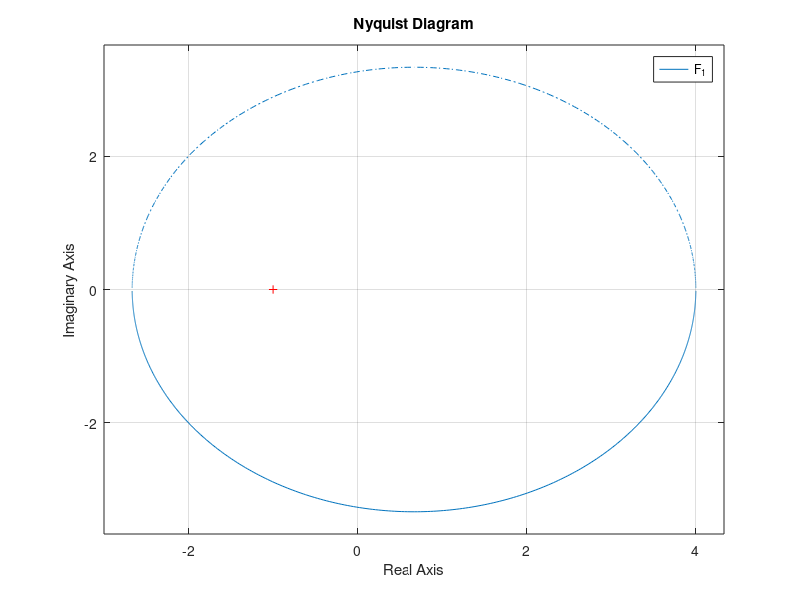
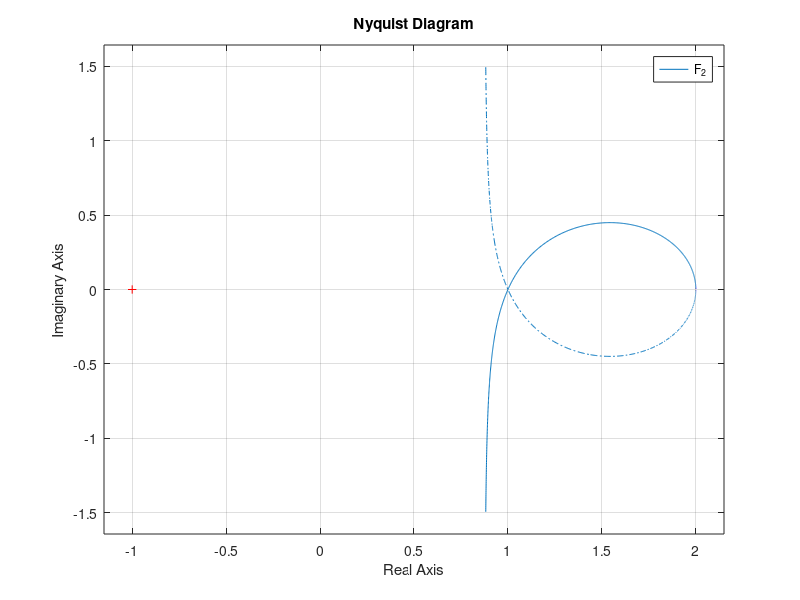
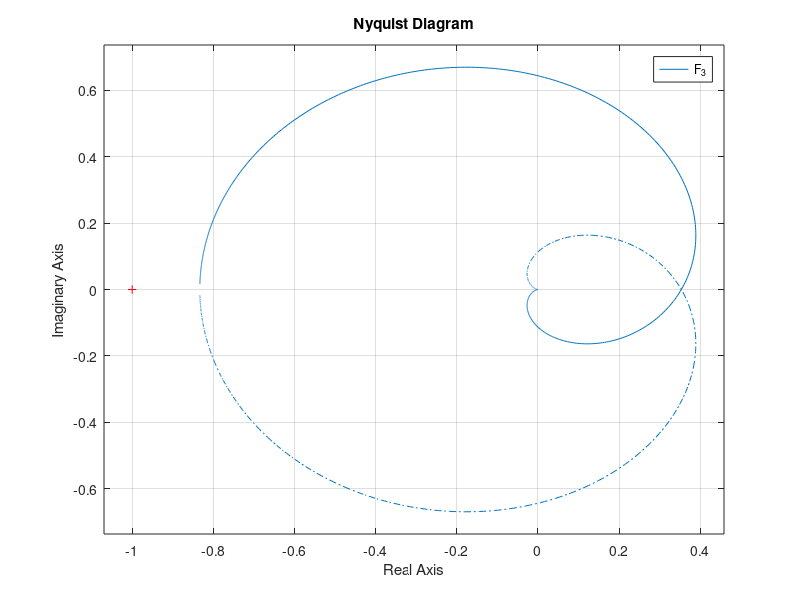
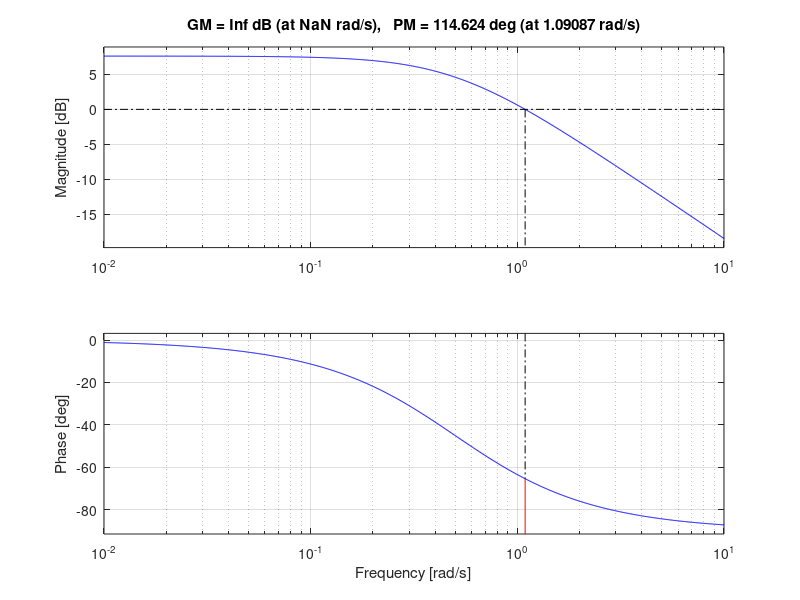

The MATLAB script that drew these images, in order: (Note: this script raises an error after producing the figures.)
%% Aufgabe 1

F_1 = tf([4, 8], [1, -3]);

figure(1);
nyquist(F_1);
grid on;

F_2 = tf([2, 4, 2], [1, 4, 0]);

figure(2);
nyquist(F_2);
grid on;

F_3 = tf([10, -20], [1, 12, 35, 24]);

figure(3);
nyquist(F_3);
grid on;

%% Aufgabe 4

%F_1=tf([0, 1.2],[1, 0.5]);
%bode(F_1);
%grid on;

%aus dem Skript:
s = tf('s');

TF_S = 1.2 / (s + 0.5);

[Gm, Pm, Wcg, Wcp] = margin(TF_S);

fprintf('Gain margin: %.3f\n', Gm);
fprintf('Phase margin: %.3f degrees\n', Pm);
fprintf('Phase-crossover frequency: %.3f rad/s\n', Wcg);
fprintf('Gain-crossover frequency: %.3f rad/s\n', Wcp);

figure(4);
margin(TF_S)

ax = findall(gcf, 'Type', 'axes');

for k = 1:length(ax)
    ax(k).XGrid = 'on';
    ax(k).YGrid = 'on';
    ax(k).XMinorGrid = 'on';
    ax(k).YMinorGrid = 'off';
    if contains(string(ax(k).YLabel.String), "Magnitude")
    yline(ax(k), 0, 'k-', 'LineWidth', 0.1, "LineStyle","-.");
    end
    ax(k).GridLineStyle = '-';
    ax(k).MinorGridLineStyle = '-';
    ax(k).GridLineWidth = 0.05;
    ax(k).MinorGridLineWidth = 0.05;
end

s = tf('s');

TF_0 = 59.57 / (s*(s + 0.5));

[Gm, Pm, Wcg, Wcp] = margin(TF_0);

fprintf('Gain margin: %.3f\n', Gm);
fprintf('Phase margin: %.3f degrees\n', Pm);
fprintf('Phase-crossover frequency: %.3f rad/s\n', Wcg);
fprintf('Gain-crossover frequency: %.3f rad/s\n', Wcp);

figure(5);
margin(TF_0)

ax = findall(gcf, 'Type', 'axes');

for k = 1:length(ax)
    ax(k).XGrid = 'on';
    ax(k).YGrid = 'on';
    ax(k).XMinorGrid = 'on';
    ax(k).YMinorGrid = 'off';
    if contains(string(ax(k).YLabel.String), "Magnitude")
    yline(ax(k), 0, 'k-', 'LineWidth', 0.1, "LineStyle","-.");
    end
    ax(k).GridLineStyle = '-';
    ax(k).MinorGridLineStyle = '-';
    ax(k).GridLineWidth = 0.05;
    ax(k).MinorGridLineWidth = 0.05;
end

s = tf('s');

TF_G = (59.57 * (s+2.107))/ (s*(s+11.86)*(s + 0.5));

[Gm, Pm, Wcg, Wcp] = margin(TF_G);

fprintf('Gain margin: %.3f\n', Gm);
fprintf('Phase margin: %.3f degrees\n', Pm);
fprintf('Phase-crossover frequency: %.3f rad/s\n', Wcg);
fprintf('Gain-crossover frequency: %.3f rad/s\n', Wcp);

figure(6);
margin(TF_G)

ax = findall(gcf, 'Type', 'axes');

for k = 1:length(ax)
    ax(k).XGrid = 'on';
    ax(k).YGrid = 'on';
    ax(k).XMinorGrid = 'on';
    ax(k).YMinorGrid = 'off';
    if contains(string(ax(k).YLabel.String), "Magnitude")
    yline(ax(k), 0, 'k-', 'LineWidth', 0.1, "LineStyle","-.");
    end
    ax(k).GridLineStyle = '-';
    ax(k).MinorGridLineStyle = '-';
    ax(k).GridLineWidth = 0.05;
    ax(k).MinorGridLineWidth = 0.05;
end

%% Augabe 5

s = tf('s');

Strecke = 80 / (s*(0.2*s + 1));
Filter = 1/(0.05*s+1);
Fs_Ff = Strecke*Filter;

figure(7);
bode(Strecke,Filter,Fs_Ff);
grid on;
legend("Strecke","Filter","Fs_Ff");

drawnow;
ax = findall(gcf, 'Type', 'axes');

for k = 1:length(ax)
    ax(k).XGrid = 'on';
    ax(k).YGrid = 'on';
    ax(k).XMinorGrid = 'on';
    ax(k).YMinorGrid = 'off';
    ax(k).GridLineStyle = '-';
    ax(k).MinorGridLineStyle = '-';
    ax(k).GridLineWidth = 0.05;
    ax(k).MinorGridLineWidth = 0.05;
end


[Gm, Pm, Wcg, Wcp] = margin(Fs_Ff);

fprintf('Gain margin: %.3f\n', Gm);
fprintf('Phase margin: %.3f degrees\n', Pm);
fprintf('Phase-crossover frequency: %.3f rad/s\n', Wcg);
fprintf('Gain-crossover frequency: %.3f rad/s\n', Wcp);

figure(8);
margin(Fs_Ff)

ax = findall(gcf, 'Type', 'axes');

for k = 1:length(ax)
    ax(k).XGrid = 'on';
    ax(k).YGrid = 'on';
    ax(k).XMinorGrid = 'on';
    ax(k).YMinorGrid = 'off';
    if contains(string(ax(k).YLabel.String), "Magnitude")
    yline(ax(k), 0, 'k-', 'LineWidth', 0.1, "LineStyle","-.");
    end
    ax(k).GridLineStyle = '-';
    ax(k).MinorGridLineStyle = '-';
    ax(k).GridLineWidth = 0.05;
    ax(k).MinorGridLineWidth = 0.05;
end


s = tf('s');

TF_S = 2 / ((1+0.1*s)*(1+0.5*s)*(1+1.2*s));
figure(9);
bode(TF_S);
grid on;
t = 0:0.1:12;
u = ones (length(t),1) ;
% Simulation
figure(10);
lsim (TF_S,u,t);
grid on;

s = tf('s');

TF_S = 2 / ((1+0.1*s)*s);
figure(11);
margin(TF_S);
grid on;
